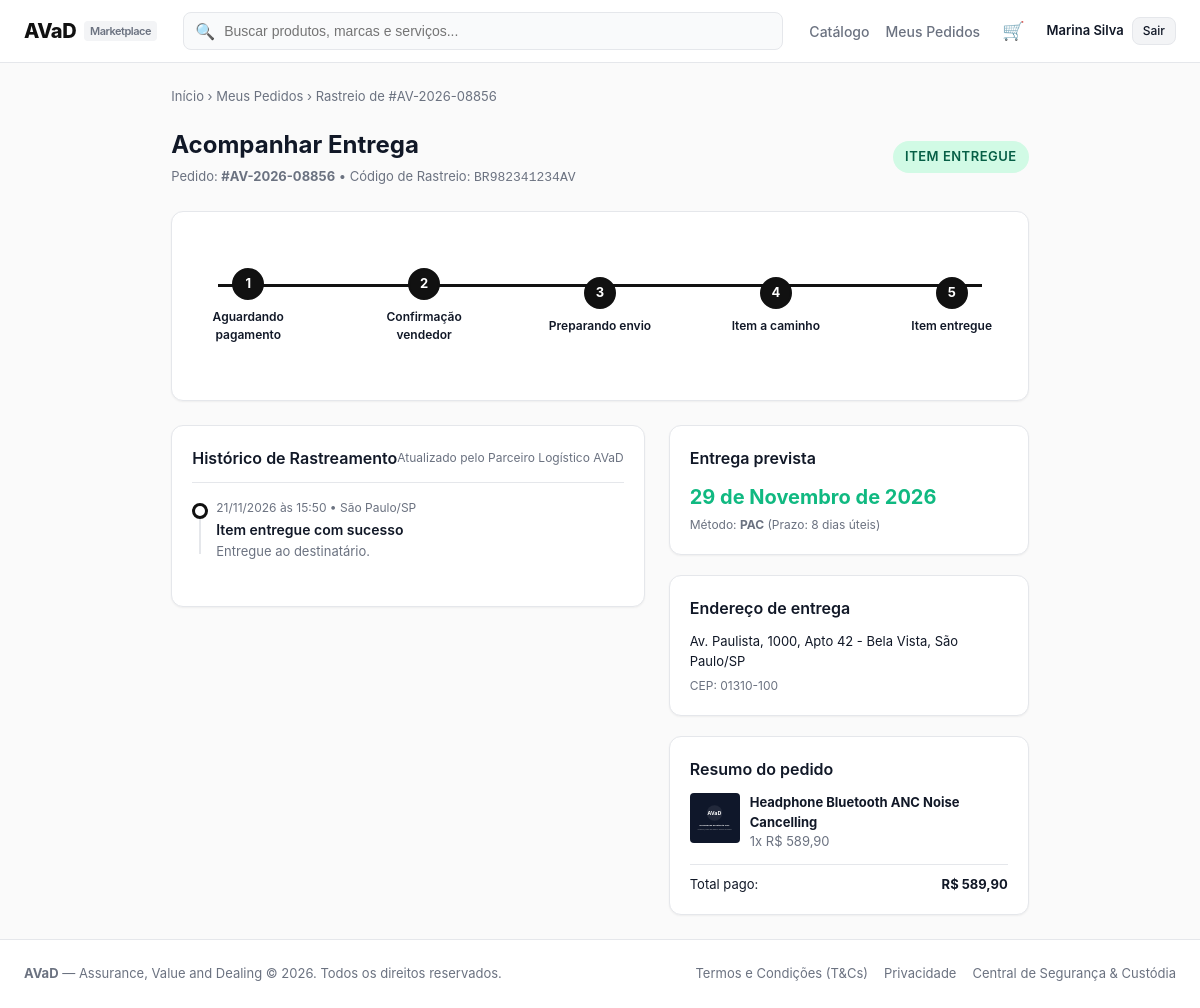
Screenshot of /orders/tracking/1/ (signed in) with the database file from the repository.
### accounts/models.py (models this page shows, shortened)
class UserProfile(models.Model):
    user = models.OneToOneField(User, on_delete=models.CASCADE, related_name='profile')
    nome = models.CharField(max_length=16)
    data_nascimento = models.DateField()
    cpf = models.CharField(max_length=14, unique=True)
    cnpj = models.CharField(max_length=18, blank=True, null=True, unique=True)
    tem_cnpj = models.BooleanField(default=False)
    email_verificado = models.BooleanField(default=False)
    is_mediador = models.BooleanField(default=False)
    conta_bancaria_bloqueada = models.BooleanField(default=False)
    suspenso = models.BooleanField(default=False)
    token_verificacao = models.CharField(max_length=64, blank=True, null=True)
    tipo_usuario = models.CharField(max_length=20, choices=[
        ('comprador', 'Comprador'),
        ('vendedor', 'Vendedor'),
        ('mediador', 'Mediador'),
    ], default='comprador')
    nome_loja = models.CharField(max_length=64, blank=True, null=True)

### orders/models.py (models this page shows, shortened)
class Order(models.Model):
    codigo = models.CharField(max_length=20, unique=True, default=generate_order_code)
    comprador = models.ForeignKey(User, on_delete=models.CASCADE, related_name='compras')
    vendedor = models.ForeignKey(User, on_delete=models.CASCADE, related_name='vendas')
    produto = models.ForeignKey('catalog.Product', on_delete=models.CASCADE)
    quantidade = models.PositiveIntegerField(default=1)
    preco_unitario = models.DecimalField(max_digits=10, decimal_places=2)
    valor_frete = models.DecimalField(max_digits=10, decimal_places=2, default=0)
    metodo_frete = models.CharField(max_length=20, choices=METODO_FRETE_CHOICES, default='pac')
    prazo_dias = models.PositiveIntegerField(default=7)
    valor_total = models.DecimalField(max_digits=10, decimal_places=2)
    forma_pagamento = models.CharField(max_length=20, choices=FORMA_PAGAMENTO_CHOICES, default='cartao')
    parcelas = models.PositiveIntegerField(default=1)
    cep_entrega = models.CharField(max_length=10, blank=True)
    endereco_entrega = models.TextField(blank=True)
    codigo_rastreio = models.CharField(max_length=20, blank=True, default='')
    status = models.CharField(max_length=30, choices=STATUS_CHOICES, default='aguardando_pagamento')
    recebimento_confirmado = models.BooleanField(default=False)
    criado_em = models.DateTimeField(auto_now_add=True)
    class Meta:
        ordering = ['-criado_em']
    @property
    def status_display_badge(self):
        mapping = {
            'aguardando_pagamento': ('AGUARDANDO PAGAMENTO', 'warning'),
            'aguardando_confirmacao': ('AGUARDANDO CONFIRMAÇÃO', 'info'),
            'preparando': ('PREPARANDO ENVIO', 'info'),
            'a_caminho': ('ITEM A CAMINHO', 'primary'),
            'entregue': ('ITEM ENTREGUE', 'success'),
            'cancelado': ('CANCELADO/ESTORNADO', 'danger'),
        }
        return mapping.get(self.status, ('DESCONHECIDO', 'secondary'))
    @property
    def status_step(self):
        steps = ['aguardando_pagamento', 'aguardando_confirmacao', 'preparando', 'a_caminho', 'entregue']
        if self.status == 'cancelado':
            return -1
        return steps.index(self.status) if self.status in steps else 0

class TrackingEvent(models.Model):
    pedido = models.ForeignKey(Order, on_delete=models.CASCADE, related_name='tracking_events')
    titulo = models.CharField(max_length=100)
    descricao = models.CharField(max_length=255, blank=True)
    local = models.CharField(max_length=100, blank=True)
    data_hora = models.DateTimeField(default=timezone.now)
    class Meta:
        ordering = ['-data_hora']

### catalog/models.py (models this page shows, shortened)
class Product(models.Model):
    vendedor = models.ForeignKey(User, on_delete=models.CASCADE, related_name='products')
    titulo = models.CharField(max_length=200)
    categoria = models.CharField(max_length=50, choices=CATEGORIAS)
    descricao = models.TextField()
    caracteristicas = models.TextField(blank=True, help_text='Uma característica por linha')
    preco = models.DecimalField(max_digits=10, decimal_places=2)
    estoque = models.PositiveIntegerField(default=0)
    imagem = models.ImageField(upload_to='products/', blank=True, null=True)
    frete_gratis = models.BooleanField(default=False)
    ativo = models.BooleanField(default=True)
    criado_em = models.DateTimeField(auto_now_add=True)
    class Meta:
        ordering = ['-criado_em']

### orders/views.py (the view)
# urls.py: path('tracking/<int:order_id>/', views.tracking_view, name='tracking'),
@login_required
def tracking_view(request, order_id):
    order = get_object_or_404(Order, pk=order_id)
    if order.comprador != request.user and order.vendedor != request.user and not (hasattr(request.user, 'profile') and request.user.profile.is_mediador):
        messages.error(request, 'Acesso não autorizado.')
        return redirect('orders:my_orders')
    events = order.tracking_events.all().order_by('-data_hora')
    previsao_entrega = order.criado_em + datetime.timedelta(days=order.prazo_dias)
    return render(request, 'orders/tracking.html', {
        'order': order,
        'events': events,
        'previsao_entrega': previsao_entrega,
    })

### orders/cart.py (called while the page is built)
    def _qs(self):
        return CartItem.objects.filter(usuario=self.user)

    def count(self):
        total = self._qs().filter(produto__ativo=True).aggregate(t=Sum('quantidade'))['t']
        return total or 0

### orders/context_processors.py (called while the page is built)
def cart_count(request):
    user = getattr(request, 'user', None)
    if user is None or not user.is_authenticated:
        return {'cart_count': 0}
    return {'cart_count': Cart(request).count()}

### templates/orders/tracking.html (shortened to what this page needs)
{% extends "base.html" %}
{% block content %}
<div style="font-size: 13px; color: var(--text-muted); margin-bottom: 20px;">
  <a href="{% url 'home' %}">Início</a> &rsaquo;
  <a href="{% url 'orders:my_orders' %}">Meus Pedidos</a> &rsaquo;
  <span>Rastreio de {{ order.codigo }}</span>
</div>
<div style="margin-bottom: 24px; display: flex; justify-content: space-between; align-items: center; flex-wrap: wrap; gap: 12px;">
  <div>
    <h1 style="font-size: 24px; font-weight: 700;">Acompanhar Entrega</h1>
    <div style="font-size: 13px; color: var(--text-muted); margin-top: 4px;">
      Pedido: <strong>{{ order.codigo }}</strong> &bull; Código de Rastreio: <code>{{ order.codigo_rastreio }}</code>
    </div>
  </div>
  <div>
    <span class="badge badge-{{ order.status_display_badge.1 }}" style="font-size: 13px; padding: 6px 12px;">
      {{ order.status_display_badge.0 }}
    </span>
  </div>
</div>
<div class="card" style="margin-bottom: 24px; padding: 24px 16px;">
  <div class="stepper-horizontal">
    <div class="stepper-step {% if order.status_step >= 0 %}completed{% endif %}">
      <div class="step-circle">1</div>
      <div class="step-label">Aguardando pagamento</div>
    </div>
    <div class="stepper-step {% if order.status_step >= 1 %}completed{% elif order.status_step == 0 %}active{% endif %}">
      <div class="step-circle">2</div>
      <div class="step-label">Confirmação vendedor</div>
    </div>
    <div class="stepper-step {% if order.status_step >= 2 %}completed{% elif order.status_step == 1 %}active{% endif %}">
      <div class="step-circle">3</div>
      <div class="step-label">Preparando envio</div>
    </div>
    <div class="stepper-step {% if order.status_step >= 3 %}completed{% elif order.status_step == 2 %}active{% endif %}">
      <div class="step-circle">4</div>
      <div class="step-label">Item a caminho</div>
    </div>
    <div class="stepper-step {% if order.status_step >= 4 %}completed{% elif order.status_step == 3 %}active{% endif %}">
      <div class="step-circle">5</div>
      <div class="step-label">Item entregue</div>
    </div>
  </div>
</div>
<div style="display: grid; grid-template-columns: 1fr 360px; gap: 24px;">
  <div>
    <div class="card">
      <div class="card-header">
        <h2 class="card-title">Histórico de Rastreamento</h2>
        <span style="font-size: 12px; color: var(--text-muted);">Atualizado pelo Parceiro Logístico AVaD</span>
      </div>
      <div class="timeline-vertical" style="margin-top: 16px;">
        {% for event in events %}
          <div class="timeline-item">
            <div class="timeline-bullet"></div>
            <div class="timeline-time">{{ event.data_hora|date:"d/m/Y \à\s H:i" }} {% if event.local %}&bull; {{ event.local }}{% endif %}</div>
            <div class="timeline-title">{{ event.titulo }}</div>
            {% if event.descricao %}
              <div class="timeline-desc">{{ event.descricao }}</div>
            {% endif %}
          </div>
        {% empty %}
          <div style="color: var(--text-muted); font-size: 13px;">Aguardando os primeiros eventos de transporte.</div>
        {% endfor %}
      </div>
    </div>
  </div>
  <div style="display: flex; flex-direction: column; gap: 20px;">
    <div class="card">
      <h3 class="card-title" style="margin-bottom: 12px;">Entrega prevista</h3>
      <div style="font-size: 20px; font-weight: 700; color: #10B981; margin-bottom: 4px;">
        {{ previsao_entrega|date:"d \d\e F \d\e Y" }}
      </div>
      <div style="font-size: 12px; color: var(--text-muted);">
        Método: <strong>{{ order.get_metodo_frete_display }}</strong> (Prazo: {{ order.prazo_dias }} dias úteis)
      </div>
    </div>
    <div class="card">
      <h3 class="card-title" style="margin-bottom: 12px;">Endereço de entrega</h3>
      <p style="font-size: 13px; line-height: 1.5; color: var(--text-main);">
        {{ order.endereco_entrega }}
      </p>
      <div style="font-size: 12px; color: var(--text-muted); margin-top: 6px;">
        CEP: {{ order.cep_entrega }}
      </div>
    </div>
    <div class="card">
      <h3 class="card-title" style="margin-bottom: 12px;">Resumo do pedido</h3>
      <div style="display: flex; gap: 10px; margin-bottom: 12px;">
        <div style="width: 50px; height: 50px; background: #F3F4F6; border-radius: var(--radius-sm); overflow: hidden; flex-shrink: 0;">
          {% if order.produto.imagem %}
            <img src="{{ order.produto.imagem.url }}" alt="{{ order.produto.titulo }}" style="width: 100%; height: 100%; object-fit: cover;">
          {% endif %}
        </div>
        <div style="font-size: 13px;">
          <strong>{{ order.produto.titulo }}</strong>
          <div style="color: var(--text-muted);">{{ order.quantidade }}x R$ {{ order.preco_unitario }}</div>
        </div>
      </div>
      <div style="font-size: 13px; border-top: 1px solid var(--border-color); padding-top: 10px; display: flex; justify-content: space-between;">
        <span>Total pago:</span>
        <strong>R$ {{ order.valor_total }}</strong>
      </div>
    </div>
  </div>
</div>
{% endblock %}

### templates/base.html (shortened to what this page needs)
{% load static %}
<!DOCTYPE html>
<html lang="pt-br">
<head>
  <link rel="stylesheet" href="{% static 'css/style.css' %}">
</head>
<body>
  <header class="navbar">
    <div class="nav-container">
      <a href="{% url 'home' %}" class="logo">
        <span>AVaD</span>
        <span class="logo-tag">Marketplace</span>
      </a>
      <form action="{% url 'catalog:product_list' %}" method="get" class="search-form">
        <span class="search-icon">🔍</span>
        <input type="text" name="q" value="{{ request.GET.q|default:'' }}" class="search-input" placeholder="Buscar produtos, marcas e serviços...">
      </form>
      <nav class="nav-links">
        <a href="{% url 'catalog:product_list' %}" class="nav-link">Catálogo</a>
        {% if user.is_authenticated %}
          <a href="{% url 'orders:my_orders' %}" class="nav-link">Meus Pedidos</a>
          <a href="{% url 'orders:cart' %}" class="nav-link cart-link" title="Carrinho" aria-label="Carrinho">
            🛒{% if cart_count %}<span class="cart-badge">{{ cart_count }}</span>{% endif %}
          </a>
          <div style="display: flex; align-items: center; gap: 8px;">
            <span style="font-size: 13px; font-weight: 600;">{{ user.profile.nome|default:user.username }}</span>
            <a href="{% url 'accounts:logout' %}" class="btn btn-secondary btn-sm">Sair</a>
          </div>
        {% else %}
          <a href="{% url 'accounts:login' %}" class="btn btn-outline btn-sm">Entrar</a>
          <a href="{% url 'accounts:register' %}" class="btn btn-primary btn-sm">Cadastre-se</a>
        {% endif %}
      </nav>
    </div>
  </header>
  <main class="container">
    {% block content %}{% endblock %}
  </main>
  <footer class="footer">
    <div class="footer-inner">
      <div>
        <strong>AVaD</strong> — Assurance, Value and Dealing &copy; 2026. Todos os direitos reservados.
      </div>
      <div style="display: flex; gap: 16px;">
        <a href="#">Termos e Condições (T&Cs)</a>
        <a href="#">Privacidade</a>
        <a href="#">Central de Segurança & Custódia</a>
      </div>
    </div>
  </footer>
</body>
</html>

### rows the page displays
Order: codigo "#AV-2026-08856", codigo_rastreio "BR982341234AV", status_display_badge.0 "ITEM ENTREGUE", metodo_frete "PAC", prazo_dias "8", endereco_entrega "Av. Paulista, 1000, Apto 42 - Bela Vista, São Paulo/SP", cep_entrega "01310-100", produto.imagem (picture), produto.titulo "Headphone Bluetooth ANC Noise Cancelling", quantidade "1", preco_unitario "589,90", valor_total "589,90"
TrackingEvent: data_hora "21/11/2026 às 15:50", local "São Paulo/SP", titulo "Item entregue com sucesso", descricao "Entregue ao destinatário."

### other values shown
{{ user.profile.nome|default:user.username }} "Marina Silva"
{{ previsao_entrega|date:"d \d\e F \d\e Y" }} "29 de Novembro de 2026"
